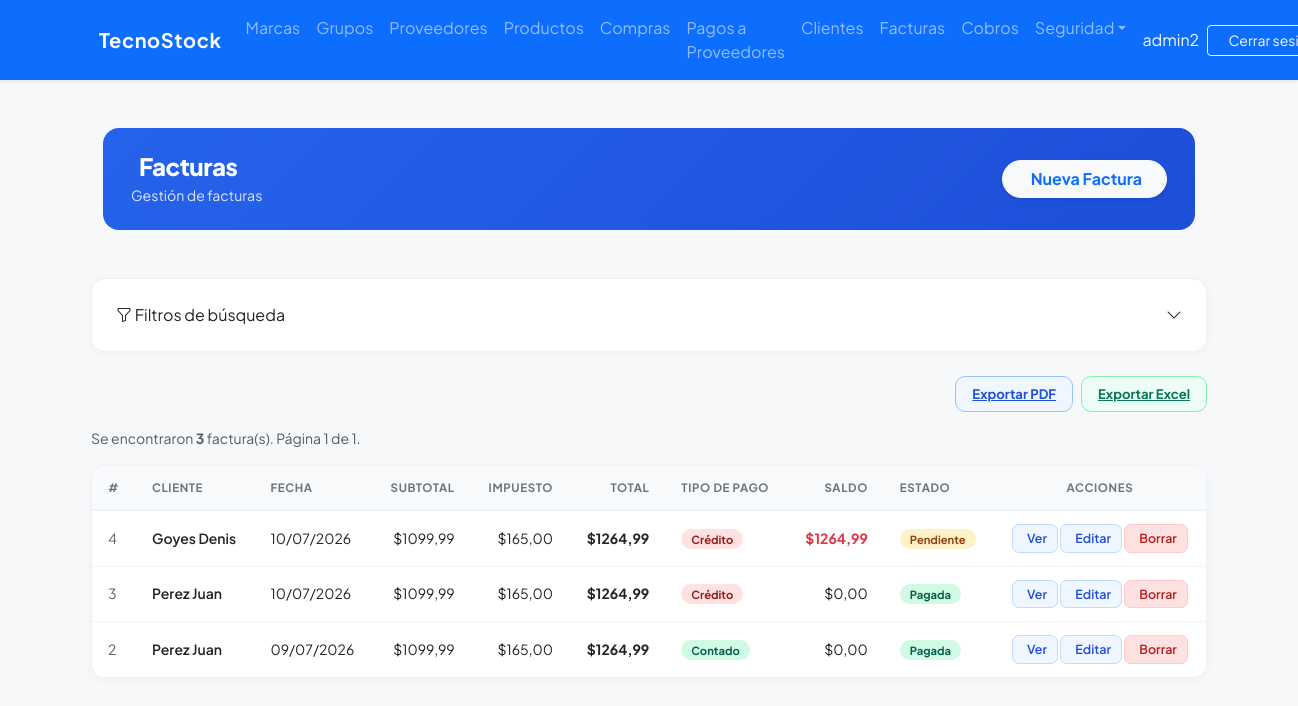
/invoices/ (signed in), run on an earlier commit of the app's database.
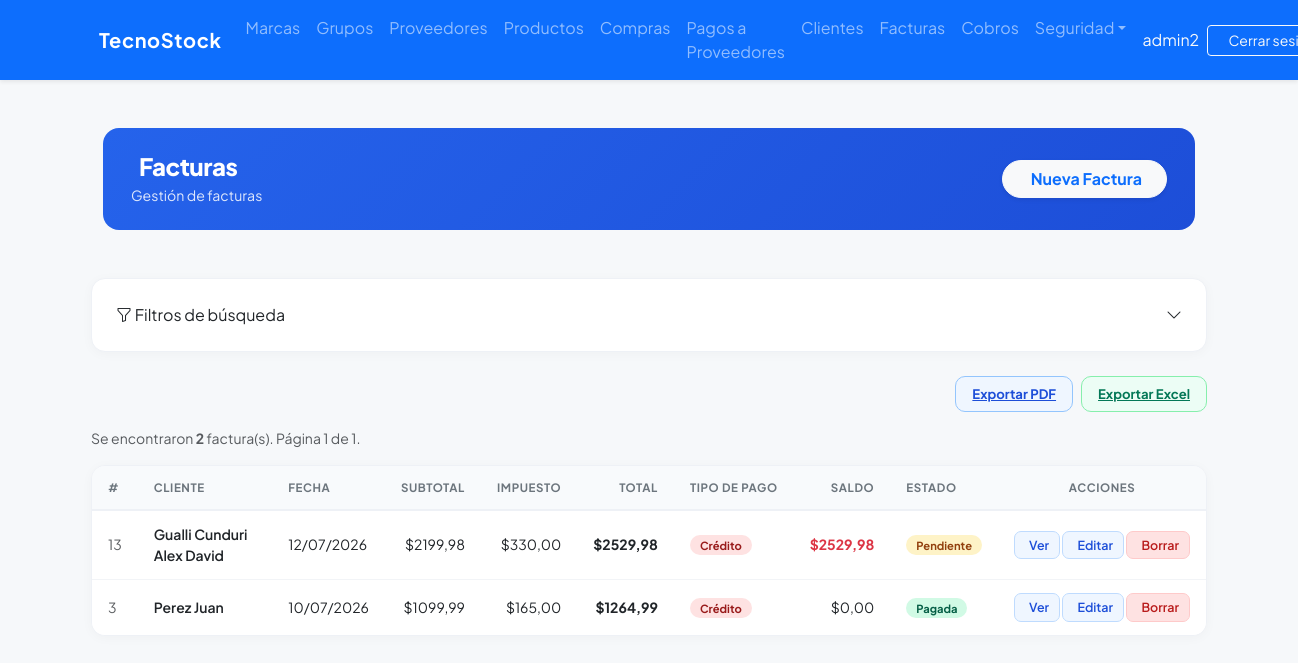
And on a later commit of the database.
### billing/models.py (models this page shows, shortened)
class Invoice(models.Model):
    TIPO_PAGO = [
        ('contado', 'Contado'),
        ('credito', 'Crédito'),
    ]
    ESTADO = [
        ('PENDIENTE', 'Pendiente'),
        ('PAGADA', 'Pagada'),
        ('ANULADA', 'Anulada'),
    ]
    customer = models.ForeignKey(Customer, on_delete=models.PROTECT, related_name='Facturas', verbose_name='Cliente')
    invoice_date = models.DateTimeField(auto_now_add=True, verbose_name='Fecha de Factura')
    subtotal = models.DecimalField(max_digits=12, decimal_places=2, default=0, verbose_name='Subtotal')
    tax = models.DecimalField(max_digits=12, decimal_places=2, default=0, verbose_name='Impuesto')
    total = models.DecimalField(max_digits=12, decimal_places=2, default=0, verbose_name='Total')
    tipo_pago = models.CharField(max_length=10, choices=TIPO_PAGO, default='contado', verbose_name='Tipo de Pago')
    saldo = models.DecimalField(max_digits=12, decimal_places=2, default=0, verbose_name='Saldo Pendiente')
    estado = models.CharField(max_length=10, choices=ESTADO, default='PENDIENTE', verbose_name='Estado')
    is_active = models.BooleanField(default=True, verbose_name='Activa')
    class Meta:
        ordering = ['-invoice_date']

class Customer(models.Model):
    dni = models.CharField(max_length=13, unique=True, verbose_name='DNI/RUC', validators=[validate_cedula_ec])
    first_name = models.CharField(max_length=100, verbose_name='Nombres')
    last_name = models.CharField(max_length=100, verbose_name='Apellidos')
    email = models.EmailField(blank=True, null=True, verbose_name='Correo Electronico')
    phone = models.CharField(max_length=20, blank=True, null=True, verbose_name='Teléfono')
    address = models.TextField(blank=True, null=True, verbose_name='Dirección')
    whatsapp_apikey = models.CharField(
        max_length=20, blank=True, null=True,
        verbose_name='WhatsApp API Key (CallMeBot)',
        help_text='Solo necesaria si el cliente se suscribió a CallMeBot para recibir notificaciones.'
    )
    is_active = models.BooleanField(default=True, verbose_name='Activo')
    created_at = models.DateTimeField(auto_now_add=True, verbose_name='Creado el')
    updated_at = models.DateTimeField(auto_now=True, verbose_name='Actualizado el')
    class Meta:
        ordering = ['last_name', 'first_name']
    def __str__(self): return f'{self.last_name} {self.first_name}'

### billing/views.py (the view)
# urls.py: path('invoices/', views.InvoiceListView.as_view(), name='invoice_list'),
@method_decorator(audit_action('LIST_INVOICES'), name='dispatch')
class InvoiceListView(LoginRequiredMixin, ExportMixin, GroupRequiredMixin, PermissionOrRedirectMixin, ListView):
    group_required = ['Administrador', 'Vendedor']
    permission_required = 'billing.view_invoice'
    model = Invoice
    template_name = 'billing/invoice_list.html'
    context_object_name = 'items'
    paginate_by = 10
    export_filename = 'facturas'
    export_fields = [
        ('id', 'ID'),
        ('customer.full_name', 'Cliente'),
        ('invoice_date', 'Fecha de Factura'),
        ('subtotal', 'Subtotal'),
        ('tax', 'Impuesto'),
        ('total', 'Total'),
        ('tipo_pago', 'Tipo de Pago'),
        ('saldo', 'Saldo Pendiente'),
        ('estado', 'Estado'),
        ('is_active', 'Estado')
    ]
    def get_queryset(self):
        qs = super().get_queryset().select_related('customer')
        p = self.request.GET
        if p.get('dni'):
            qs = qs.filter(customer__dni=p['dni'])
        if p.get('customer_name'):
            qs = qs.filter(Q(customer__first_name__icontains=p['customer_name']) | Q(customer__last_name__icontains=p['customer_name']))
        if p.get('tipo_pago'):
            qs = qs.filter(tipo_pago=p['tipo_pago'])
        if p.get('estado'):
            qs = qs.filter(estado=p['estado'])
        if p.get('total_min'):
            try:
                qs = qs.filter(total__gte=Decimal(p['total_min']))
            except Exception:
                pass
        if p.get('total_max'):
            try:
                qs = qs.filter(total__lte=Decimal(p['total_max']))
            except Exception:
                pass
        is_active = p.get('is_active', '')
        if is_active == 'true':
            qs = qs.filter(is_active=True)
        elif is_active == 'false':
            qs = qs.filter(is_active=False)
        return qs
    def get_context_data(self, **kwargs):
        ctx = super().get_context_data(**kwargs)
        ctx['filter'] = self.request.GET
        filter_keys = ['dni', 'customer_name', 'total_min', 'total_max', 'is_active', 'tipo_pago', 'estado']
        ctx['has_active_filters'] = any(self.request.GET.get(k) for k in filter_keys)
        params = self.request.GET.copy()
        params.pop('page', None)
        ctx['query_string'] = params.urlencode()
        return ctx

### security/templatetags/security_tags.py (called while the page is built)
@register.filter(name='has_group')
def has_group(user, group_name):
    if not user.is_authenticated:
        return False
    if user.is_superuser:      # el superusuario ve todo
        return True
    return user.groups.filter(name=group_name).exists()

### shared/mixins.py (called while the page is built, shortened)
    def get(self, request, *args, **kwargs):
        export_format = request.GET.get('export')
        return super().get(request, *args, **kwargs)

    def get_context_data(self, **kwargs):
        ctx = super().get_context_data(**kwargs)
        params = self.request.GET.copy()
        params.pop('page', None)
        ctx['query_string'] = params.urlencode()
        fields = self.export_fields
        if not fields:
            fields = [(f.name, str(f.verbose_name).capitalize()) for f in self.model._meta.fields]
        ctx['available_columns'] = fields
        selected = self.request.GET.getlist('columns')
        if not selected:
            selected = [f[0] for f in fields]
        ctx['selected_columns'] = selected
        return ctx

### billing/templates/billing/invoice_list.html (shortened to what the changed rows need)
{% extends 'billing/base.html' %}
{% block content %}
<div class="container-fluid py-4">
  <div class="page-header d-flex justify-content-between align-items-center mb-4">
    <div>
      <h1>Facturas</h1>
    </div>
  </div>
</div>
<p class="text-muted small">
  Se encontraron <strong>{{ paginator.count }}</strong> factura(s).
  Página {{ page_obj.number }} de {{ paginator.num_pages }}.
</p>
<div class="products-table">
  <div class="table-responsive">
  <table class="table mb-0">
    <thead>
      <tr>
        {% if 'id' in selected_columns %}<th>#</th>{% endif %}
        {% if 'customer.full_name' in selected_columns %}<th>Cliente</th>{% endif %}
        {% if 'invoice_date' in selected_columns %}<th>Fecha</th>{% endif %}
        {% if 'subtotal' in selected_columns %}<th class="text-end">Subtotal</th>{% endif %}
        {% if 'tax' in selected_columns %}<th class="text-end">Impuesto</th>{% endif %}
        {% if 'total' in selected_columns %}<th class="text-end">Total</th>{% endif %}
        {% if 'tipo_pago' in selected_columns %}<th>Tipo de Pago</th>{% endif %}
        {% if 'saldo' in selected_columns %}<th class="text-end">Saldo</th>{% endif %}
        {% if 'estado' in selected_columns %}<th>Estado</th>{% endif %}
        <th class="text-center">Acciones</th>
      </tr>
    </thead>
    <tbody>
      {% for inv in items %}
      <tr>
        {% if 'id' in selected_columns %}<td class="text-muted small">{{ inv.id }}</td>{% endif %}
        {% if 'customer.full_name' in selected_columns %}<td class="fw-semibold">{{ inv.customer }}</td>{% endif %}
        {% if 'invoice_date' in selected_columns %}<td>{{ inv.invoice_date|date:"d/m/Y" }}</td>{% endif %}
        {% if 'subtotal' in selected_columns %}<td class="text-end">${{ inv.subtotal }}</td>{% endif %}
        {% if 'tax' in selected_columns %}<td class="text-end">${{ inv.tax }}</td>{% endif %}
        {% if 'total' in selected_columns %}<td class="text-end fw-bold">${{ inv.total }}</td>{% endif %}
        {% if 'tipo_pago' in selected_columns %}
          <td>
            {% if inv.tipo_pago == 'credito' %}
              <span class="badge-inactive">Crédito</span>
            {% else %}
              <span class="badge-active">Contado</span>
            {% endif %}
          </td>
        {% endif %}
        {% if 'saldo' in selected_columns %}
          <td class="text-end {% if inv.saldo > 0 %}text-danger fw-bold{% endif %}">${{ inv.saldo }}</td>
        {% endif %}
        {% if 'estado' in selected_columns %}
          <td>
            {% if inv.estado == 'PAGADA' %}
              <span class="badge-active">Pagada</span>
            {% elif inv.estado == 'ANULADA' %}
              <span class="badge-inactive">Anulada</span>
            {% else %}
              <span class="badge-pending">Pendiente</span>
            {% endif %}
          </td>
        {% endif %}
        <td class="text-center text-nowrap">
          {% if perms.billing.view_invoice %}
          <a href="{% url 'billing:invoice_detail' inv.pk %}" class="btn-view" title="Ver Detalle">
            Ver
          </a>
          {% endif %}
          {% if perms.billing.change_invoice %}
          <a href="{% url 'billing:invoice_update' inv.pk %}" class="btn-edit">Editar</a>
          {% endif %}
          {% if perms.billing.delete_invoice %}
          <a href="{% url 'billing:invoice_delete' inv.pk %}" class="btn-del">Borrar</a>
          {% endif %}
        </td>
      </tr>
      {% empty %}
      <tr>
        <td colspan="100" class="text-center py-4 text-muted">
          No se encontraron facturas con los filtros aplicados.
        </td>
      </tr>
      {% endfor %}
    </tbody>
  </table>
  </div>
</div>
</div>
{% endblock %}

What changed in the data, as far as the page shows it:
removed Invoice: id "4", customer "Goyes Denis", invoice_date "10/07/2026", subtotal "1099,99", tax "165,00", total "1264,99", tipo_pago "Crédito", saldo "1264,99", estado "Pendiente"
removed Invoice: id "2", customer "Perez Juan", invoice_date "09/07/2026", subtotal "1099,99", tax "165,00", total "1264,99", tipo_pago "Contado", saldo "0,00", estado "Pagada"
added Invoice: id "13", customer "Gualli Cunduri Alex David", invoice_date "12/07/2026", subtotal "2199,98", tax "330,00", total "2529,98", tipo_pago "Crédito", saldo "2529,98", estado "Pendiente"
Also different on the page:
{{ paginator.count }}: "3" → "2"
